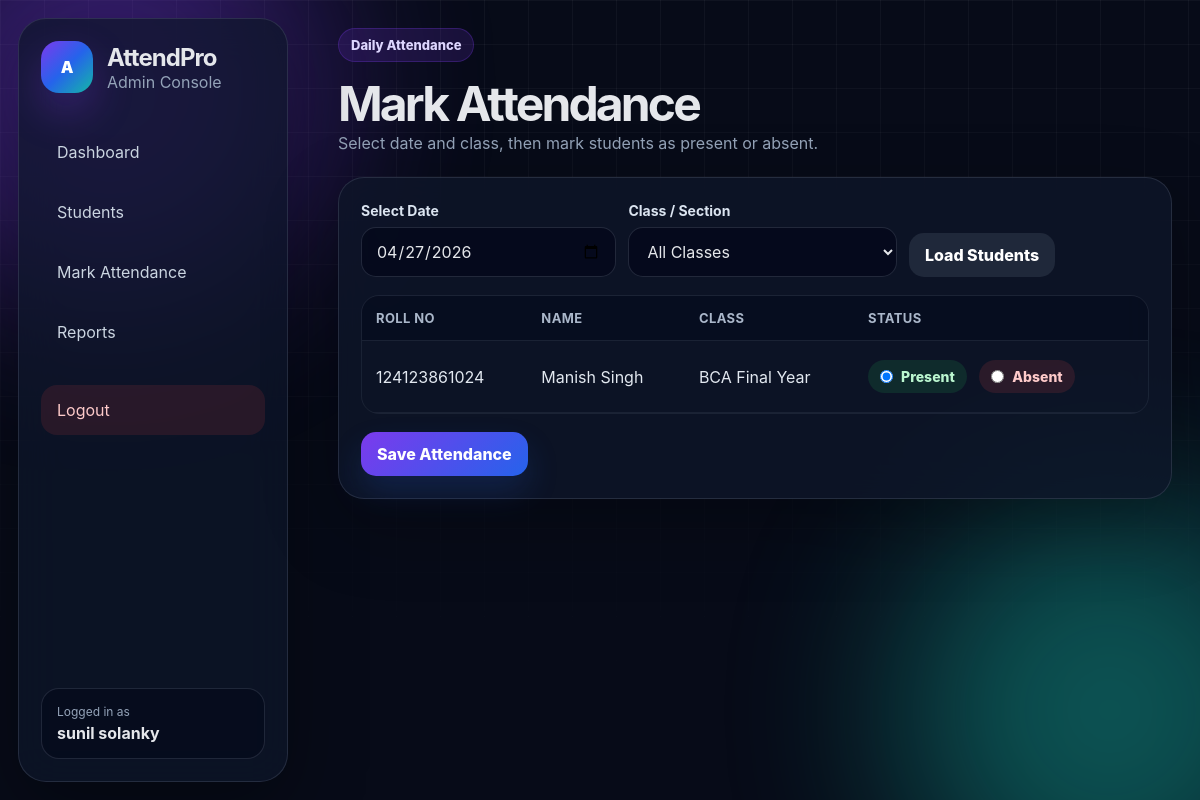
The page /admin/attendance (signed in) on the database its author committed.
### tables this page shows
CREATE TABLE students (
            id INTEGER PRIMARY KEY AUTOINCREMENT,
            roll_no TEXT UNIQUE NOT NULL,
            name TEXT NOT NULL,
            class_name TEXT NOT NULL,
            email TEXT UNIQUE,
            phone TEXT,
            password_hash TEXT,
            created_at TEXT DEFAULT CURRENT_TIMESTAMP
        );

### app.py (the view, shortened to what this page needs)
@app.route("/admin/attendance", methods=["GET", "POST"])
@login_required("admin")
def mark_attendance():
    selected_date = request.args.get("date") or request.form.get("attendance_date") or date.today().isoformat()
    selected_class = request.args.get("class_name") or request.form.get("class_name") or ""
    conn = get_db()
    classes = conn.execute("""
        SELECT DISTINCT class_name FROM students
        WHERE class_name IS NOT NULL AND class_name != ''
        ORDER BY class_name
    """).fetchall()
    if selected_class:
        students_data = conn.execute("""
            SELECT
                s.id,
                s.roll_no,
                s.name,
                s.class_name,
                COALESCE(a.status, 'Absent') AS status
            FROM students s
            LEFT JOIN attendance a
                ON s.id = a.student_id AND a.attendance_date = ?
            WHERE s.class_name = ?
            ORDER BY s.roll_no
        """, (selected_date, selected_class)).fetchall()
    else:
        students_data = conn.execute("""
            SELECT
                s.id,
                s.roll_no,
                s.name,
                s.class_name,
                COALESCE(a.status, 'Absent') AS status
            FROM students s
            LEFT JOIN attendance a
                ON s.id = a.student_id AND a.attendance_date = ?
            ORDER BY s.roll_no
        """, (selected_date,)).fetchall()
    conn.close()
    return render_template(
        "mark_attendance.html",
        students=students_data,
        selected_date=selected_date,
        selected_class=selected_class,
        classes=classes
    )

### app.py (called while the page is built)
def get_db():
    conn = sqlite3.connect(DB_PATH)
    conn.row_factory = sqlite3.Row
    conn.execute("PRAGMA foreign_keys = ON")
    return conn

def login_required(role=None):
    def decorator(view_func):
        @wraps(view_func)
        def wrapper(*args, **kwargs):
            if "user_id" not in session:
                flash("Please login first.", "warning")
                return redirect(url_for("index"))
            if role and session.get("role") != role:
                flash("You do not have permission to access that page.", "danger")
                return redirect(url_for("index"))
            return view_func(*args, **kwargs)
        return wrapper
    return decorator

@app.context_processor
def inject_user():
    return {
        "current_role": session.get("role"),
        "current_user": session.get("username") or session.get("student_name")
    }

### templates/mark_attendance.html (shortened to what this page needs)
{% extends "base.html" %}
{% block content %}
<div class="page-header">
    <div>
        <span class="page-kicker">Daily Attendance</span>
        <h1>Mark Attendance</h1>
        <p>Select date and class, then mark students as present or absent.</p>
    </div>
</div>
<section class="card">
    <form method="GET" class="filter-form">
        <div>
            <label>Select Date</label>
            <input type="date" name="date" value="{{ selected_date }}">
        </div>
        <div>
            <label>Class / Section</label>
            <select name="class_name">
                <option value="">All Classes</option>
            </select>
        </div>
        <button class="btn">Load Students</button>
    </form>
    <form method="POST">
        <div class="table-wrap">
            <table>
                <thead>
                    <tr>
                        <th>Roll No</th>
                        <th>Name</th>
                        <th>Class</th>
                        <th>Status</th>
                    </tr>
                </thead>
                <tbody>
                    {% for student in students %}
                    <tr>
                        <td>{{ student.roll_no }}</td>
                        <td>{{ student.name }}</td>
                        <td>{{ student.class_name }}</td>
                        <td>
                            <label class="radio-pill">
                                <input type="radio" name="status_{{ student.id }}" value="Present" {% if student.status == 'Present' %}checked{% endif %}>
                                Present
                            </label>
                            <label class="radio-pill absent-pill">
                                <input type="radio" name="status_{{ student.id }}" value="Absent" {% if student.status != 'Present' %}checked{% endif %}>
                                Absent
                            </label>
                        </td>
                    </tr>
                    {% else %}
                    <tr>
                        <td colspan="4" class="empty">No students available for this selection.</td>
                    </tr>
                    {% endfor %}
                </tbody>
            </table>
        </div>
        {% if students %}
        <button type="submit" class="btn primary save-btn">Save Attendance</button>
        {% endif %}
    </form>
</section>
{% endblock %}

### static/css/style.css (style rules this page uses)
* { margin: 0; padding: 0; box-sizing: border-box; font-family: Inter, Segoe UI, Arial, sans-serif; }
:root { --bg: #070b18; --panel: rgba(15, 23, 42, 0.78); --panel-strong: rgba(15, 23, 42, 0.92); --border: rgba(148, 163, 184, 0.18); --text: #e5e7eb; --muted: #94a3b8; --primary: #7c3aed; --primary-2: #2563eb; --teal: #14b8a6; --green: #22c55e; --red: #ef4444; --amber: #f59e0b; }
body { min-height: 100vh; background: var(--bg); color: var(--text); overflow-x: hidden; }
button, input, select { font: inherit; }
.brand p, .muted, .page-header p, .card-subtitle, .section-title p, .student-hero p, .profile-info small { color: var(--muted); }
.hero-card, .auth-card, .card, .stat-card, .student-hero { background: var(--panel); border: 1px solid var(--border); backdrop-filter: blur(24px); box-shadow: 0 25px 75px rgba(0, 0, 0, 0.28); }
.hero-kicker, .page-kicker { display: inline-flex; align-items: center; width: fit-content; padding: 8px 12px; border-radius: 999px; color: #ddd6fe; background: rgba(124, 58, 237, 0.16); border: 1px solid rgba(124, 58, 237, 0.26); font-size: 13px; font-weight: 800; margin-bottom: 12px; }
label { font-size: 14px; color: #dbe4f0; font-weight: 700; }
input, select { width: 100%; margin-top: 7px; padding: 13px 14px; border-radius: 15px; border: 1px solid rgba(148, 163, 184, 0.2); background: rgba(2, 6, 23, 0.62); color: var(--text); outline: none; transition: 0.22s; }
select { cursor: pointer; }
input::placeholder { color: #64748b; }
.btn { display: inline-flex; align-items: center; justify-content: center; border: 0; padding: 12px 16px; border-radius: 15px; background: rgba(148, 163, 184, 0.14); color: white; cursor: pointer; transition: 0.25s ease; font-weight: 800; white-space: nowrap; }
.btn.primary { background: linear-gradient(135deg, var(--primary), var(--primary-2)); box-shadow: 0 16px 32px rgba(37, 99, 235, 0.18); }
.page-header { display: flex; justify-content: space-between; align-items: end; gap: 18px; margin-bottom: 24px; }
.page-header h1 { font-size: clamp(32px, 4vw, 48px); letter-spacing: -0.06em; }
.stat-card, .card, .student-hero { border-radius: 26px; padding: 22px; }
.search-form, .filter-form { display: flex; gap: 12px; align-items: end; flex-wrap: wrap; }
.filter-form { margin-bottom: 18px; }
.table-wrap { overflow-x: auto; border-radius: 18px; border: 1px solid rgba(148, 163, 184, 0.11); }
table { width: 100%; border-collapse: collapse; min-width: 760px; }
th { text-align: left; color: #aab7ca; font-size: 13px; letter-spacing: 0.03em; text-transform: uppercase; padding: 14px; background: rgba(2, 6, 23, 0.42); border-bottom: 1px solid rgba(148, 163, 184, 0.14); }
td { padding: 15px 14px; border-bottom: 1px solid rgba(148, 163, 184, 0.10); color: #e2e8f0; }
.radio-pill { display: inline-flex; align-items: center; gap: 8px; margin: 4px 8px 4px 0; padding: 8px 12px; border-radius: 999px; background: rgba(34, 197, 94, 0.13); color: #bbf7d0; font-weight: 800; }
.absent-pill { background: rgba(239, 68, 68, 0.13); color: #fecaca; }
.radio-pill input { width: auto; margin: 0; }
.save-btn { margin-top: 18px; }

### rows shown on the page
students: roll_no "124123861024", name "Manish Singh", class_name "BCA Final Year"

### other values the page prints
{{ "Admin Console" if current_role == "admin" else "Student Portal" }} "Admin Console"
{{ current_user }} "sunil solanky"
